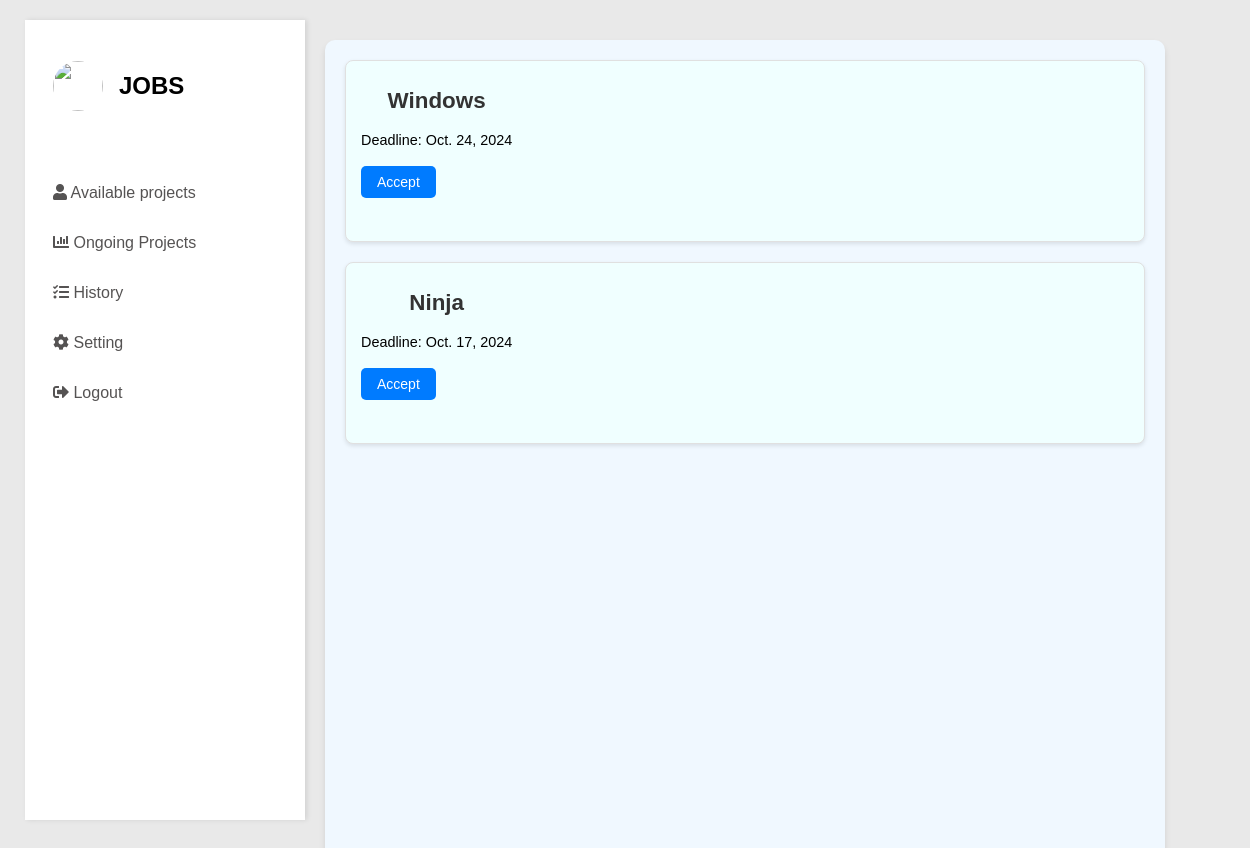
The app's page /available-projects/ (signed in) with its own data.
### griffin/models.py (models this page shows, shortened)
class Project(models.Model):
    name = models.CharField(max_length=255)
    description = models.TextField()
    deadline = models.DateField()
    file = models.FileField(upload_to='projects/files/', blank=True, null=True)
    created_at = models.DateTimeField(default=timezone.now)  # Set default to current time
    updated_at = models.DateTimeField(auto_now=True)

### base/views.py (the view)
# urls.py: path('available-projects/', views.available_projects, name='available_projects'),
@login_required(login_url='login')
def available_projects(request):
    if request.user.is_authenticated:
        accepted_projects = UserProject.objects.filter(user=request.user).values_list('project_id', flat=True)
        projects = Project.objects.exclude(id__in=accepted_projects)
    else:
        projects = Project.objects.all()
    return render(request, 'base/available.html', {'projects': projects})

### base/templates/base/available.html (shortened to what this page needs)
{% extends 'base/layout.html' %}
{% load static %}
{% block content %}
  <div class="job_card">
    {% if projects %}
      {% for project in projects %}
        <div class="job_details">
          <div class="text">
            <h2>{{ project.name }}</h2>
              <br>
            <span style="color:black; ">Deadline: {{ project.deadline }}</span>
              <br>
          </div>
          <div>
            <form method="POST" action="{% url 'accept_project' project.id %}">
              <button type="submit">Accept</button>
            </form>
          </div>
        </div>
      {% endfor %}
    {% else %}
      <p>No projects available at the moment.</p>
    {% endif %}
  </div>
{% endblock %}

### base/static/base/style.css (style rules this page uses)
body { background: rgb(233, 233, 233); font-family: "Poppins", sans-serif; }
.job_card { display: flex; flex-direction: column; gap: 20px; padding: 20px; background-color: red; border-radius: 10px; box-shadow: 0 4px 6px rgba(0, 0, 0, 0.1); margin: 20px auto; max-width: 800px; }
.job_details { display: flex; justify-content: space-between; align-items: center; padding: 15px; background-color: #ffffff; border: 1px solid #e0e0e0; border-radius: 8px; transition: box-shadow 0.3s ease, transform 0.3s ease; }
.job_details .text h2 { font-size: 1.4em; color: #333; margin: 0; }
.job_details .text span { font-size: 0.9em; color: #777; }
button { padding: 10px 20px; background-color: #4CAF50; color: #fff; border: none; border-radius: 5px; cursor: pointer; font-size: 1em; transition: background-color 0.3s ease; }

### base/templates/base/available.html (style rules this page uses)
body, html { margin: 0; padding: 0; width: 100%; height: 100%; }
.job_card { display: flex; flex-direction: column; gap: 20px; padding: 20px; background-color: aliceblue; border-radius: 10px; box-shadow: 0 4px 6px rgba(0, 0, 0, 0.1); width: 70vw; height: 100vh; margin: 0; overflow-y: auto; }
.job_details { display: flex; flex-direction: column; justify-content: center; align-items: flex-start; padding: 15px; background-color: azure; border-radius: 8px; box-shadow: 0 2px 4px rgba(0, 0, 0, 0.1); min-height: 150px; }
.job_details .text { align-items: center; display: flex; flex-direction: column; }
.job_details h2 { align-items: center; font-size: 20px; margin: 0; color: #333; }
.job_details span { font-size: 14px; color: #666; }
.job_details form { display: flex; justify-content: flex-end; }
.job_details button { align-items: flex-start; padding: 8px 16px; background-color: #007bff; color: #fff; border: none; border-radius: 5px; cursor: pointer; font-size: 14px; transition: transform 0.3s ease, background-color 0.3s ease; position: relative; overflow: hidden; }
.job_details button::before { content: ''; position: absolute; top: 0; left: -100%; width: 100%; height: 100%; background: rgba(255, 255, 255, 0.2); transition: left 0.3s ease; }

### records on screen
Project: name "Windows", deadline "Oct. 24, 2024"
Project: name "Ninja", deadline "Oct. 17, 2024"
